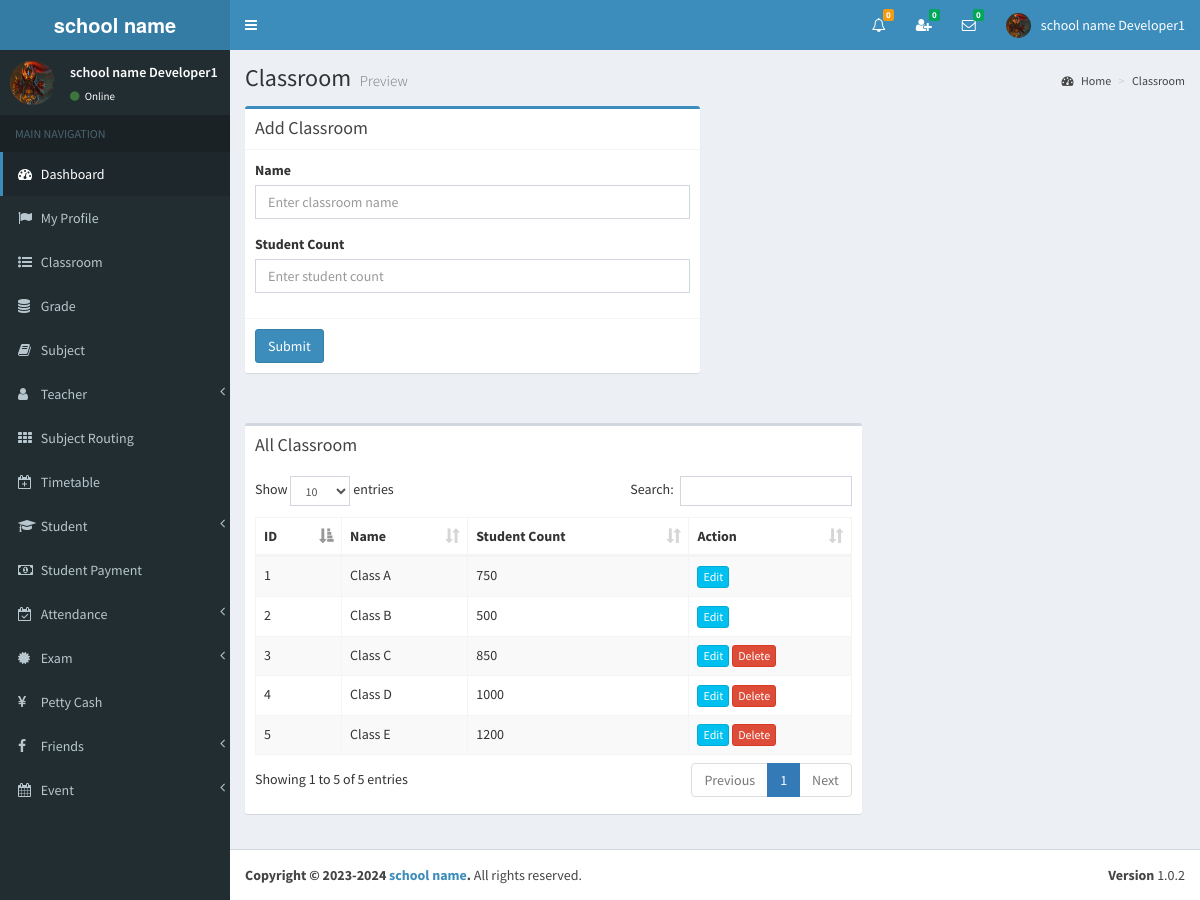
/view/class_room.php (signed in), run on the app's committed database.
### tables this page shows
CREATE TABLE `class_room` (
  `id` int(11) NOT NULL,
  `name` varchar(255) NOT NULL,
  `student_count` int(11) NOT NULL
);

### view/class_room.php (the view, shortened to what this page needs)
<?php include_once('head.php'); ?>
<?php include_once('header_admin.php'); ?>
<?php include_once('sidebar.php'); ?>
<div class="content-wrapper">
    <section class="content-header">
    	<h1>
        	Classroom
            <small>Preview</small>
        </h1>
        <ol class="breadcrumb">
            <li><a href="#"><i class="fa fa-dashboard"></i> Home</a></li>
            <li><a href="#">Classroom</a></li>
        </ol>
	</section>
    <section class="content">
    	<div class="row">
            <div class="col-md-6">
              	<div class="box box-primary">
                	<div class="box-header with-border">
                  		<h3 class="box-title">Add Classroom</h3>
                	</div>
                	<form role="form" action="../index.php" method="post">
						<div class="box-body">
                			<div class="form-group" id="divName">
                    			<label for="">Name</label>
                      			<input type="text" class="form-control" id="name" placeholder="Enter classroom name" name="name" autocomplete="off">
                    		</div>
                    		<div class="form-group" id="divStudentCount">
                      			<label for="">Student Count</label>
                      			<input type="text" class="form-control" id="student_count" placeholder="Enter student count" name="student_count"  		autocomplete="off">
                    		</div>
                		</div>
                		<div class="box-footer">
                    		<button type="submit" class="btn btn-primary" id="btnSubmit">Submit</button>
                 		</div>
                	</form>
              	</div>
            </div>
		</div>
	</section>
    <section class="content" >
    	<div class="row" id="table1">
        	<div class="col-md-8">
            	<div class="box">
                	<div class="box-header">
                  		<h3 class="box-title">All Classroom</h3>
                	</div>
                	<div class="box-body table-responsive" style="overflow-x:auto;">
                		<table id="example1" class="table table-bordered table-striped">
                    		<thead>
                        		<th>ID</th>
                            	<th>Name</th>
                            	<th>Student Count</th>
                            	<th>Action</th>
                        	</thead>
                        	<tbody>
<?php
include_once('../controller/config.php');
$sql="SELECT * FROM class_room";
$result=mysqli_query($conn,$sql);
$count = 0;
$cant_remove=0;
$cant_remove1=0;
if(mysqli_num_rows($result) > 0){
	while($row=mysqli_fetch_assoc($result)){
	$count++;
	$id=$row['id'];
?>
                        		<tr>
                            		<td><?php echo $count; ?></td>
               <td id="td1_<?php echo $row['id']; ?>"><?php echo $row['name']; ?></td>
               <td id="td2_<?php echo $row['id']; ?>"><?php echo $row['student_count']; ?></td>
                                	<td>
<?php
$sql1="SELECT * FROM timetable WHERE classroom_id='$id'";
$result1=mysqli_query($conn,$sql1);
if(mysqli_num_rows($result1) > 0){
	$cant_remove=1;
}else{
	$cant_remove=0;
}
$sql2="SELECT * FROM exam_timetable WHERE classroom_id='$id'";
$result2=mysqli_query($conn,$sql2);
if(mysqli_num_rows($result2) > 0){
	$cant_remove1=1;
}else{
	$cant_remove1=0;
}
if($cant_remove > 0 ||  $cant_remove1 > 0){
	echo '<a href="#modalUpdateform" onClick="showModal(this)" class="btn btn-info btn-xs" data-id="'.$id.'" data-toggle="modal">Edit</a>';
}else{
	echo '<a href="#modalUpdateform" onClick="showModal(this)" class="btn btn-info btn-xs" data-id="'.$id.'" data-toggle="modal">Edit</a>';
	echo ' <a href="#" class="confirm-delete btn btn-danger btn-xs"  data-id="'.$id.'">Delete</a>';
}
?>
                               		</td>
                            	</tr>
<?php } } ?>
                        	</tbody>
                    	</table>
               		</div>
              	</div>
            </div>
		</div>
	</section>
</div>
<?php include_once('footer.php');?>

### view/head.php (shortened to what this page needs)
<!DOCTYPE html>
<html>
<head>
  <link rel="stylesheet" href="../bootstrap/css/bootstrap.min.css">
  <link rel="stylesheet" href="https://cdnjs.cloudflare.com/ajax/libs/font-awesome/4.5.0/css/font-awesome.min.css">
  <link rel="stylesheet" href="https://cdnjs.cloudflare.com/ajax/libs/ionicons/2.0.1/css/ionicons.min.css">
  <link rel="stylesheet" href="../dist/css/AdminLTE.min.css">
  <link rel="stylesheet" href="../dist/css/skins/_all-skins.min.css">
  <link rel="stylesheet" href="../plugins/iCheck/flat/blue.css">
  <link rel="stylesheet" href="../plugins/colorpicker/bootstrap-colorpicker.min.css">
  <link rel="stylesheet" href="../plugins/jvectormap/jquery-jvectormap-1.2.2.css">
  <link rel="stylesheet" href="../plugins/datepicker/datepicker3.css">
  <link rel="stylesheet" href="../plugins/daterangepicker/daterangepicker-bs3.css">
  <link rel="stylesheet" href="../plugins/bootstrap-wysihtml5/bootstrap3-wysihtml5.min.css">
    <link rel="stylesheet" href="../plugins/datatables/dataTables.bootstrap.css">
</head>

### view/header_admin.php (shortened to what this page needs)
<body class="hold-transition skin-blue sidebar-mini" >
<div class="wrapper">
  <header class="main-header" >
    <a href="" class="logo">
      <span class="logo-lg"><strong>school name </strong></span>
    </a>
    <nav class="navbar navbar-static-top">
		<a href="#" class="sidebar-toggle" data-toggle="offcanvas" role="button">
       	</a>
		<div class="navbar-custom-menu">
			<ul class="nav navbar-nav">
              <li class="dropdown notifications-menu">
                <a href="#" class="dropdown-toggle" data-toggle="dropdown">
                  <i class="fa fa-bell-o"></i>
<?php
include_once('../controller/config.php');
$my_type=$_SESSION["type"];
if($my_type == 'Admin'){
	$sql1="SELECT COUNT(id) FROM main_notifications WHERE _isread='0'";
	$result1=mysqli_query($conn,$sql1);
	$row1=mysqli_fetch_assoc($result1);
	$notfi_count=$row1['COUNT(id)'];
?>
                  <span class="label label-warning"><?php echo $notfi_count; ?></span>
                </a>
              </li>
<?php }  ?>
<?php
include_once('../controller/config.php');
$my_index=$_SESSION["index_number"];
$my_type=$_SESSION["type"];
$sql="SELECT count(id)
      FROM my_friends
      WHERE my_index='$my_index' AND _status='Pending' AND _isread='0'";
$result=mysqli_query($conn,$sql);
$row=mysqli_fetch_assoc($result);
$unread_count=$row['count(id)'];
?>
              <li class="dropdown messages-menu"  id="friend_request">
              	<a href="#" class="dropdown-toggle" data-toggle="dropdown" onClick="showFriendRequest('<?php echo $my_index; ?>','<?php echo $my_type; ?>')">
                  <i class="fa fa-user-plus"></i>
                  <span class="label label-success"><?php echo $unread_count; ?></span>
                </a>
              </li>
<?php
include_once('../controller/config.php');
$my_index=$_SESSION["index_number"];
$unread_msg_count=0;
$sql="SELECT * FROM my_friends WHERE my_index='$my_index'";
$result=mysqli_query($conn,$sql);
while($row=mysqli_fetch_assoc($result)){
	$friend_index=$row['friend_index'];
	$sql1="SELECT count(id)
		  FROM online_chat
		  WHERE user_index='$friend_index' AND _isread='0'";
	$result1=mysqli_query($conn,$sql1);
	$row1=mysqli_fetch_assoc($result1);
	$unread_msg_count+=$row1['count(id)'];
}
?>
              <li class="dropdown messages-menu" id="unread_msg">
                <a href="#" class="dropdown-toggle" data-toggle="dropdown" >
                  <i class="fa fa-envelope-o"></i>
                  <span class="label label-success"><?php echo $unread_msg_count; ?></span>
                </a>
<?php
include_once('../controller/config.php');
$index=$_SESSION["index_number"];
$type=$_SESSION["type"];
$time='';
$file_path='';
	$sql="SELECT
           DISTINCT conversation_id,friend_index
           FROM
              my_friends
           WHERE
              	my_index='$index'
           ORDER BY
              conversation_id";
	$result=mysqli_query($conn,$sql);
	while($row=mysqli_fetch_assoc($result)){
		$conversation_id=$row['conversation_id'];
		$friend_index=$row['friend_index'];
		$sql3="SELECT * FROM my_friends WHERE conversation_id='$conversation_id' and friend_index='$friend_index'";
		$result3=mysqli_query($conn,$sql3);
		$row3=mysqli_fetch_assoc($result3);
		$friend_type=$row3['friend_type'];
		if($friend_type == "Admin"){
			$sql1="SELECT * FROM admin WHERE index_number='$friend_index'";
			$result1=mysqli_query($conn,$sql1);
			$row1=mysqli_fetch_assoc($result1);
			$friend_name=$row1['i_name'];
			$friend_image=$row1['image_name'];
		}
		if($friend_type == "Teacher"){
			$sql1="SELECT * FROM teacher WHERE index_number='$friend_index'";
			$result1=mysqli_query($conn,$sql1);
			$row1=mysqli_fetch_assoc($result1);
			$friend_name=$row1['i_name'];
			$friend_image=$row1['image_name'];
		}
		if($friend_type == "Student"){
			$sql1="SELECT * FROM student WHERE index_number='$friend_index'";
			$result1=mysqli_query($conn,$sql1);
			$row1=mysqli_fetch_assoc($result1);
			$friend_name=$row1['i_name'];
			$friend_image=$row1['image_name'];
		}
		$sql2="SELECT * FROM online_chat WHERE conversation_id='$conversation_id' ORDER BY id DESC LIMIT 1";
		$result2=mysqli_query($conn,$sql2);
		while($row2=mysqli_fetch_assoc($result2)){
			$last_msg=$row2['msg'];
			$msg_time=$row2['time'];
			$datetime1 = new DateTime($msg_time);
			$datetime2 = new DateTime();
			$interval = $datetime1->diff($datetime2);
			$year = $interval->format('%y y ');
			$month = $interval->format('%m m ');
			$days = $interval->format('%a d');
			$hours = $interval->format('%h h');
			$minutes = $interval->format('%i mins');
			$seconds = $interval->format('%s sec');
			if($year>0){
				$time=$year;
			}else if($month>0){
				$time=$month;
			}else if($days>0){
				$time=$days;
			}else if($hours>0){
				$time=$hours;
			}else if($minutes>0){
				$time=$minutes;
			}else{
				$time=$seconds;
			}
			if($type=="Admin"){
				$file_path="my_friends.php?do=showChatBox&my_index=$index&conversation_id=$conversation_id&friend_index=$friend_index&my_type=$type";
			}
			if($type=="Teacher"){
				$file_path="my_friends2.php?do=showChatBox&my_index=$index&conversation_id=$conversation_id&friend_index=$friend_index&my_type=$type";
			}
			if($type=="Student"){
				$file_path="my_friends1.php?do=showChatBox&my_index=$index&conversation_id=$conversation_id&friend_index=$friend_index&my_type=$type";
			}
?>
                      <li>
                        <a href="<?php echo $file_path; ?>" onClick="msgRead('<?php echo $index; ?>','<?php echo $conversation_id; ?>','<?php echo $friend_index; ?>','<?php echo $type; ?>')">
                          <div class="pull-left">
                            <img src="../<?php echo $friend_image; ?>" class="img-circle" alt="User Image">
                          </div>
                          <h4>
                            <?php echo $friend_name; ?>
                            <small><i class="fa fa-clock-o"></i> <?php echo $time; ?></small>
                          </h4>
                          <p><?php echo $last_msg; ?></p>
                        </a>
                      </li>
 <?php } } ?>
              </li>
<?php
include_once('../controller/config.php');
if($type=="Admin"){
	$sql="SELECT * FROM admin where index_number='$index'";
	$result=mysqli_query($conn,$sql);
	$row=mysqli_fetch_assoc($result);
}
?>
            	<li class="dropdown user user-menu">
                    <a href="#" class="dropdown-toggle" data-toggle="dropdown">
                      <img src="../<?php echo $row['image_name']; ?>" class="user-image" alt="User Image">
                      <span class="hidden-xs"><?php echo $row['i_name']; ?></span>
                    </a>
              </li>
            </ul>
        </div>
	</nav>
  </header>

### view/sidebar.php (shortened to what this page needs)
  <aside class="main-sidebar">
    <section class="sidebar">
<?php
include_once('../controller/config.php');
$index=$_SESSION["index_number"];
$sql="SELECT * FROM admin WHERE index_number='$index'";
$result=mysqli_query($conn,$sql);
$row=mysqli_fetch_assoc($result);
$name=$row['i_name'];
$image=$row['image_name'];
?>
      <div class="user-panel">
      	<div class="pull-left image">
        	<img src="../<?php echo $image; ?>" class="img-circle" alt="User Image">
        </div>
        <div class="pull-left info">
        	<p><?php echo $name; ?></p>
            <a href="#"><i class="fa fa-circle text-success"></i> Online</a>
        </div>
      </div>
      <ul class="sidebar-menu">
        <li class="header">MAIN NAVIGATION</li>
        <li class="active treeview">
          <a href="dashboard.php">
            <i class="fa fa-dashboard"></i> <span>Dashboard</span>
          </a>
        </li>
         <li>
          <a href="admin_profile.php">
            <i class="fa fa-flag"></i> <span>My Profile</span>
          </a>
        </li>
        <li>
          <a href="class_room.php">
            <i class="fa fa-list-ul"></i> <span>Classroom</span>
          </a>
        </li>
        <li>
          <a href="grade.php">
            <i class="fa fa-database"></i> <span>Grade</span>
          </a>
        </li>
        <li>
          <a href="subject.php">
            <i class="fa fa-book"></i> <span>Subject</span>
          </a>
        </li>
        <li class="treeview">
          <a href="#">
            <i class="fa fa-user" aria-hidden="true"></i>
            <span>Teacher</span>
            <span class="pull-right-container">
              <i class="fa fa-angle-left pull-right"></i>
            </span>
          </a>
        </li>
        <li>
          <a href="subject_routing.php">
            <i class="fa fa-th"></i> <span>Subject Routing</span>
          </a>
        </li>
        <li>
          <a href="timetable.php">
            <i class="fa fa-calendar-plus-o"></i> <span>Timetable</span>
          </a>
        </li>
        <li class="treeview">
          <a href="#">
            <i class="fa fa-graduation-cap"></i>
            <span>Student</span>
            <span class="pull-right-container">
              <i class="fa fa-angle-left pull-right"></i>
            </span>
          </a>
        </li>
        <li>
          <a href="student_payment.php">
            <i class="fa fa-money"></i> <span>Student Payment</span>
          </a>
        </li>
         <li class="treeview">
          <a href="#">
            <i class="fa fa-calendar-check-o"></i>
            <span>Attendance</span>
            <span class="pull-right-container">
              <i class="fa fa-angle-left pull-right"></i>
            </span>
          </a>
        </li>
        <li class="treeview">
          <a href="#">
            <i class="fa fa-certificate"></i>
            <span>Exam</span>
            <span class="pull-right-container">
              <i class="fa fa-angle-left pull-right"></i>
            </span>
          </a>
        </li>
        <li>
          <a href="petty_cash.php">
            <i class="fa fa-yen"></i> <span>Petty Cash</span>
          </a>
        </li>
        <li class="treeview">
          <a href="#">
            <i class="fa fa-facebook"></i>
            <span>Friends</span>
            <span class="pull-right-container">
              <i class="fa fa-angle-left pull-right"></i>
            </span>
          </a>
        </li>
        <li class="treeview">
          <a href="#">
            <i class="fa fa-calendar"></i>
            <span>Event</span>
            <span class="pull-right-container">
              <i class="fa fa-angle-left pull-right"></i>
            </span>
          </a>
        </li>
      </ul>
    </section>
  </aside>

### view/footer.php
	<footer class="main-footer">
        <div class="pull-right hidden-xs">
          <b>Version</b> 1.0.2
        </div>
        <strong>Copyright &copy; 2023-2024 <a href="">school name</a>.</strong> All rights reserved.
     </footer>
  </body>
</html>

### view/class_room.php (style rules this page uses)
body { overflow-y:scroll; }

### data on the page
class_room: name "Class A", student_count "750"
class_room: name "Class B", student_count "500"
class_room: name "Class C", student_count "850"
class_room: name "Class D", student_count "1000"
class_room: name "Class E", student_count "1200"

### other printed values
$notfi_count "0"
$unread_count "0"
$unread_msg_count "0"
$row['i_name'] "school name Developer1"
$name "school name Developer1"
